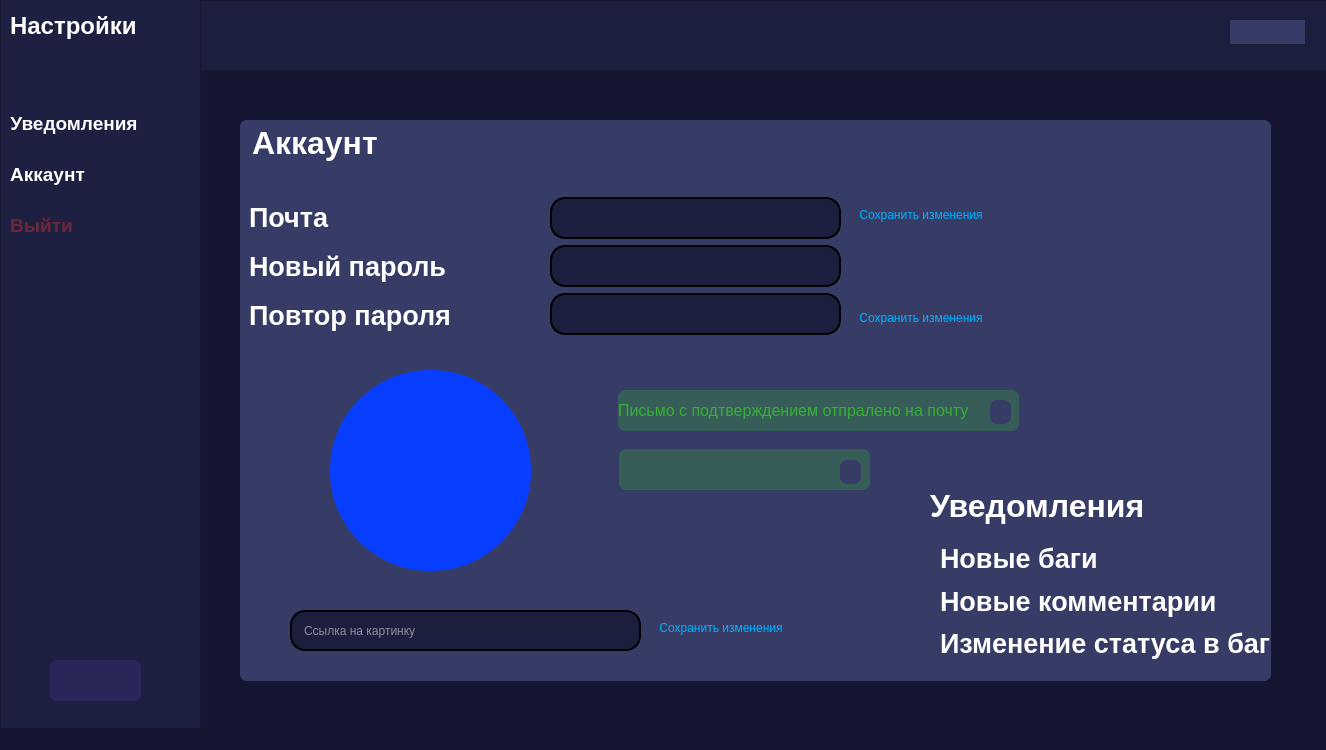
<?xml version="1.0" encoding="UTF-8"?>
<ui version="4.0">
 <class>MainWindow</class>
 <widget class="QMainWindow" name="MainWindow">
  <property name="geometry">
   <rect>
    <x>0</x>
    <y>0</y>
    <width>1326</width>
    <height>750</height>
   </rect>
  </property>
  <property name="minimumSize">
   <size>
    <width>1326</width>
    <height>750</height>
   </size>
  </property>
  <property name="maximumSize">
   <size>
    <width>1326</width>
    <height>750</height>
   </size>
  </property>
  <property name="font">
   <font>
    <pointsize>18</pointsize>
   </font>
  </property>
  <property name="windowTitle">
   <string>MainWindow</string>
  </property>
  <property name="styleSheet">
   <string notr="true">background-color: rgb(23, 22, 50);</string>
  </property>
  <widget class="QWidget" name="centralwidget">
   <widget class="QFrame" name="frame_2">
    <property name="geometry">
     <rect>
      <x>-60</x>
      <y>0</y>
      <width>1491</width>
      <height>71</height>
     </rect>
    </property>
    <property name="styleSheet">
     <string notr="true">background-color: rgb(27, 30, 61);</string>
    </property>
    <property name="frameShape">
     <enum>QFrame::StyledPanel</enum>
    </property>
    <property name="frameShadow">
     <enum>QFrame::Raised</enum>
    </property>
    <widget class="QPushButton" name="pushButton_4">
     <property name="geometry">
      <rect>
       <x>1290</x>
       <y>20</y>
       <width>75</width>
       <height>24</height>
      </rect>
     </property>
     <property name="styleSheet">
      <string notr="true">background: #373C66;
border-radius: 15px;</string>
     </property>
     <property name="text">
      <string/>
     </property>
    </widget>
   </widget>
   <widget class="QFrame" name="frame">
    <property name="geometry">
     <rect>
      <x>0</x>
      <y>-10</y>
      <width>201</width>
      <height>1061</height>
     </rect>
    </property>
    <property name="styleSheet">
     <string notr="true">background-color: rgb(30, 32, 66);</string>
    </property>
    <property name="frameShape">
     <enum>QFrame::StyledPanel</enum>
    </property>
    <property name="frameShadow">
     <enum>QFrame::Raised</enum>
    </property>
    <widget class="QLabel" name="Settings_lable">
     <property name="geometry">
      <rect>
       <x>10</x>
       <y>20</y>
       <width>151</width>
       <height>32</height>
      </rect>
     </property>
     <property name="font">
      <font>
       <pointsize>18</pointsize>
       <bold>true</bold>
      </font>
     </property>
     <property name="styleSheet">
      <string notr="true">color: white; 
font-weight: bold;
font-size: 18pt;
background-color: none;
border: none;</string>
     </property>
     <property name="text">
      <string>Настройки</string>
     </property>
     <property name="textFormat">
      <enum>Qt::AutoText</enum>
     </property>
    </widget>
    <widget class="QWidget" name="layoutWidget">
     <property name="geometry">
      <rect>
       <x>10</x>
       <y>100</y>
       <width>162</width>
       <height>169</height>
      </rect>
     </property>
     <layout class="QVBoxLayout" name="All_settings_buttons">
      <item alignment="Qt::AlignLeft">
       <widget class="QPushButton" name="Notification_button">
        <property name="styleSheet">
         <string notr="true">color: white; 
font-weight: bold;
font-size: 14pt;
background-color: none;
border: none;</string>
        </property>
        <property name="text">
         <string>Уведомления</string>
        </property>
       </widget>
      </item>
      <item alignment="Qt::AlignLeft">
       <widget class="QPushButton" name="Account_button">
        <property name="font">
         <font>
          <pointsize>14</pointsize>
          <bold>true</bold>
         </font>
        </property>
        <property name="styleSheet">
         <string notr="true">color: white; 
font-weight: bold;
font-size: 14pt;
background-color: none;
border: none;</string>
        </property>
        <property name="text">
         <string>Аккаунт</string>
        </property>
       </widget>
      </item>
      <item alignment="Qt::AlignLeft">
       <widget class="QPushButton" name="Exit_button">
        <property name="styleSheet">
         <string notr="true">color: rgba(238, 46, 46, 100);
font-weight: bold;
font-size: 14pt;
background-color: none;
border: none;</string>
        </property>
        <property name="text">
         <string>Выйти</string>
        </property>
       </widget>
      </item>
     </layout>
    </widget>
    <widget class="QFrame" name="Navigation_buttons">
     <property name="geometry">
      <rect>
       <x>50</x>
       <y>670</y>
       <width>91</width>
       <height>41</height>
      </rect>
     </property>
     <property name="styleSheet">
      <string notr="true">background-color: rgba(115, 93, 251, 30);
border-radius: 7px;</string>
     </property>
     <layout class="QHBoxLayout" name="horizontalLayout">
      <item>
       <widget class="QPushButton" name="Mainpage_button">
        <property name="enabled">
         <bool>true</bool>
        </property>
        <property name="styleSheet">
         <string notr="true">background-color: none;
border: none;</string>
        </property>
        <property name="text">
         <string/>
        </property>
        <property name="icon">
         <iconset resource="../rec.qrc">
          <normaloff>:/icons/images/adidas_button.png</normaloff>:/icons/images/adidas_button.png</iconset>
        </property>
       </widget>
      </item>
      <item>
       <widget class="QPushButton" name="Setting_button">
        <property name="styleSheet">
         <string notr="true">background-color: none;
border: none;</string>
        </property>
        <property name="text">
         <string/>
        </property>
        <property name="icon">
         <iconset resource="../rec.qrc">
          <normaloff>:/icons/images/gear.png</normaloff>:/icons/images/gear.png</iconset>
        </property>
       </widget>
      </item>
     </layout>
    </widget>
   </widget>
   <widget class="QFrame" name="Frame_account">
    <property name="geometry">
     <rect>
      <x>240</x>
      <y>120</y>
      <width>1031</width>
      <height>561</height>
     </rect>
    </property>
    <property name="styleSheet">
     <string notr="true">background-color: rgb(55, 60, 102);
border-radius: 7px;</string>
    </property>
    <property name="frameShape">
     <enum>QFrame::StyledPanel</enum>
    </property>
    <property name="frameShadow">
     <enum>QFrame::Raised</enum>
    </property>
    <widget class="QLabel" name="Label_account">
     <property name="geometry">
      <rect>
       <x>12</x>
       <y>1</y>
       <width>127</width>
       <height>43</height>
      </rect>
     </property>
     <property name="styleSheet">
      <string notr="true">color: white; 
font-weight: bold;
font-size: 24pt;
background-color: none;
border: none;</string>
     </property>
     <property name="text">
      <string>Аккаунт</string>
     </property>
    </widget>
    <widget class="QWidget" name="layoutWidget">
     <property name="geometry">
      <rect>
       <x>9</x>
       <y>76</y>
       <width>204</width>
       <height>141</height>
      </rect>
     </property>
     <layout class="QVBoxLayout" name="verticalLayout">
      <item>
       <widget class="QLabel" name="Mail_label">
        <property name="styleSheet">
         <string notr="true">color: white; 
font-size: 20pt;
background-color: none;
border: none;
font-weight: bold;</string>
        </property>
        <property name="text">
         <string>Почта</string>
        </property>
       </widget>
      </item>
      <item>
       <widget class="QLabel" name="Newpassord_label">
        <property name="styleSheet">
         <string notr="true">color: white; 
font-size: 20pt;
background-color: none;
border: none;
font-weight: bold;</string>
        </property>
        <property name="text">
         <string>Новый пароль</string>
        </property>
       </widget>
      </item>
      <item>
       <widget class="QLabel" name="Password2_label">
        <property name="styleSheet">
         <string notr="true">color: white; 
font-size: 20pt;
background-color: none;
border: none;
font-weight: bold;</string>
        </property>
        <property name="text">
         <string>Повтор пароля</string>
        </property>
       </widget>
      </item>
     </layout>
    </widget>
    <widget class="QPushButton" name="Save_mail">
     <property name="geometry">
      <rect>
       <x>620</x>
       <y>87</y>
       <width>122</width>
       <height>16</height>
      </rect>
     </property>
     <property name="styleSheet">
      <string notr="true">color: rgb(0, 178, 255);</string>
     </property>
     <property name="text">
      <string>Сохранить изменения</string>
     </property>
    </widget>
    <widget class="QPushButton" name="Save_password">
     <property name="geometry">
      <rect>
       <x>620</x>
       <y>190</y>
       <width>122</width>
       <height>16</height>
      </rect>
     </property>
     <property name="styleSheet">
      <string notr="true">color: rgb(0, 178, 255);</string>
     </property>
     <property name="text">
      <string>Сохранить изменения</string>
     </property>
    </widget>
    <widget class="QLabel" name="Password_c">
     <property name="geometry">
      <rect>
       <x>379</x>
       <y>329</y>
       <width>251</width>
       <height>41</height>
      </rect>
     </property>
     <property name="styleSheet">
      <string notr="true">color: rgb(52, 177, 50);
background-color: rgba(52, 177, 50, 70);
font-size: 12pt;</string>
     </property>
     <property name="text">
      <string/>
     </property>
    </widget>
    <widget class="QPushButton" name="Save_link">
     <property name="geometry">
      <rect>
       <x>420</x>
       <y>500</y>
       <width>122</width>
       <height>16</height>
      </rect>
     </property>
     <property name="styleSheet">
      <string notr="true">color: rgb(0, 178, 255);</string>
     </property>
     <property name="text">
      <string>Сохранить изменения</string>
     </property>
    </widget>
    <widget class="QLineEdit" name="Image_link">
     <property name="geometry">
      <rect>
       <x>50</x>
       <y>490</y>
       <width>351</width>
       <height>41</height>
      </rect>
     </property>
     <property name="styleSheet">
      <string notr="true">QLineEdit{
background-color: rgb(27, 30, 61);
border: 2px solid #000000;
color: white;
border-radius: 15px;
padding: 5px 10px;
outline: none;
}

QLineEdit::focus{ 
	border-color: #947E45; 
}</string>
     </property>
     <property name="placeholderText">
      <string>Ссылка на картинку</string>
     </property>
    </widget>
    <widget class="QLineEdit" name="Input_password">
     <property name="enabled">
      <bool>true</bool>
     </property>
     <property name="geometry">
      <rect>
       <x>310</x>
       <y>125</y>
       <width>291</width>
       <height>42</height>
      </rect>
     </property>
     <property name="font">
      <font>
       <pointsize>14</pointsize>
      </font>
     </property>
     <property name="styleSheet">
      <string notr="true">QLineEdit{
background-color: rgb(27, 30, 61);
border: 2px solid #000000;
color: white;
border-radius: 15px;
padding: 5px 10px;
outline: none;
}

QLineEdit::focus{ 
	border-color: #947E45; 
}</string>
     </property>
     <property name="frame">
      <bool>true</bool>
     </property>
     <property name="cursorPosition">
      <number>0</number>
     </property>
     <property name="placeholderText">
      <string/>
     </property>
    </widget>
    <widget class="QLineEdit" name="Input_password2">
     <property name="enabled">
      <bool>true</bool>
     </property>
     <property name="geometry">
      <rect>
       <x>310</x>
       <y>173</y>
       <width>291</width>
       <height>42</height>
      </rect>
     </property>
     <property name="font">
      <font>
       <pointsize>14</pointsize>
      </font>
     </property>
     <property name="styleSheet">
      <string notr="true">QLineEdit{
background-color: rgb(27, 30, 61);
border: 2px solid #000000;
color: white;
border-radius: 15px;
padding: 5px 10px;
outline: none;
}

QLineEdit::focus{ 
	border-color: #947E45; 
}</string>
     </property>
     <property name="frame">
      <bool>true</bool>
     </property>
     <property name="cursorPosition">
      <number>0</number>
     </property>
     <property name="placeholderText">
      <string/>
     </property>
    </widget>
    <widget class="QLineEdit" name="Input_mail">
     <property name="enabled">
      <bool>true</bool>
     </property>
     <property name="geometry">
      <rect>
       <x>310</x>
       <y>77</y>
       <width>291</width>
       <height>42</height>
      </rect>
     </property>
     <property name="font">
      <font>
       <pointsize>14</pointsize>
      </font>
     </property>
     <property name="styleSheet">
      <string notr="true">QLineEdit{
background-color: rgb(27, 30, 61);
border: 2px solid #000000;
color: white;
border-radius: 15px;
padding: 5px 10px;
outline: none;
}

QLineEdit::focus{ 
	border-color: #947E45; 
}</string>
     </property>
     <property name="frame">
      <bool>true</bool>
     </property>
     <property name="cursorPosition">
      <number>0</number>
     </property>
     <property name="placeholderText">
      <string/>
     </property>
    </widget>
    <widget class="QLabel" name="Avatarka">
     <property name="geometry">
      <rect>
       <x>90</x>
       <y>250</y>
       <width>201</width>
       <height>201</height>
      </rect>
     </property>
     <property name="styleSheet">
      <string notr="true">background-color: rgb(8, 62, 255);
border-radius: 100px;</string>
     </property>
     <property name="text">
      <string/>
     </property>
    </widget>
    <widget class="QLabel" name="Mail_s">
     <property name="geometry">
      <rect>
       <x>378</x>
       <y>270</y>
       <width>401</width>
       <height>41</height>
      </rect>
     </property>
     <property name="styleSheet">
      <string notr="true">color: rgb(52, 177, 50);
background-color: rgba(52, 177, 50, 70);
font-size: 12pt;</string>
     </property>
     <property name="text">
      <string>Письмо с подтверждением отпралено на почту</string>
     </property>
    </widget>
    <widget class="QPushButton" name="Mail_notebutton">
     <property name="geometry">
      <rect>
       <x>750</x>
       <y>280</y>
       <width>21</width>
       <height>24</height>
      </rect>
     </property>
     <property name="text">
      <string/>
     </property>
    </widget>
    <widget class="QPushButton" name="Pass_notebutton">
     <property name="geometry">
      <rect>
       <x>600</x>
       <y>340</y>
       <width>21</width>
       <height>24</height>
      </rect>
     </property>
     <property name="text">
      <string/>
     </property>
    </widget>
   </widget>
   <widget class="QFrame" name="frame_4">
    <property name="geometry">
     <rect>
      <x>920</x>
      <y>480</y>
      <width>351</width>
      <height>201</height>
     </rect>
    </property>
    <property name="styleSheet">
     <string notr="true">background-color: rgb(55, 60, 102);
border-radius: 7px;</string>
    </property>
    <property name="frameShape">
     <enum>QFrame::StyledPanel</enum>
    </property>
    <property name="frameShadow">
     <enum>QFrame::Raised</enum>
    </property>
    <widget class="QLabel" name="label_14">
     <property name="geometry">
      <rect>
       <x>10</x>
       <y>0</y>
       <width>241</width>
       <height>51</height>
      </rect>
     </property>
     <property name="styleSheet">
      <string notr="true">color: white; 
font-weight: bold;
font-size: 24pt;
background-color: none;
border: none;</string>
     </property>
     <property name="text">
      <string>Уведомления</string>
     </property>
    </widget>
    <widget class="QWidget" name="layoutWidget_7">
     <property name="geometry">
      <rect>
       <x>620</x>
       <y>60</y>
       <width>128</width>
       <height>17</height>
      </rect>
     </property>
     <layout class="QHBoxLayout" name="horizontalLayout_6">
      <item>
       <widget class="QLabel" name="label_15">
        <property name="styleSheet">
         <string notr="true">color: white; 
font-size: 8pt;
background-color: none;
border: none;
</string>
        </property>
        <property name="text">
         <string>На почту</string>
        </property>
       </widget>
      </item>
      <item>
       <widget class="QLabel" name="label_16">
        <property name="styleSheet">
         <string notr="true">color: white; 
font-size: 8pt;
background-color: none;
border: none;
</string>
        </property>
        <property name="text">
         <string>В приложении</string>
        </property>
       </widget>
      </item>
     </layout>
    </widget>
    <widget class="QWidget" name="layoutWidget_8">
     <property name="geometry">
      <rect>
       <x>20</x>
       <y>60</y>
       <width>340</width>
       <height>122</height>
      </rect>
     </property>
     <layout class="QVBoxLayout" name="verticalLayout_3">
      <item>
       <widget class="QLabel" name="label_17">
        <property name="styleSheet">
         <string notr="true">color: white; 
font-size: 20pt;
background-color: none;
border: none;
font-weight: bold;</string>
        </property>
        <property name="text">
         <string>Новые баги</string>
        </property>
       </widget>
      </item>
      <item>
       <widget class="QLabel" name="label_18">
        <property name="styleSheet">
         <string notr="true">color: white; 
font-size: 20pt;
background-color: none;
border: none;
font-weight: bold;</string>
        </property>
        <property name="text">
         <string>Новые комментарии</string>
        </property>
       </widget>
      </item>
      <item>
       <widget class="QLabel" name="label_19">
        <property name="styleSheet">
         <string notr="true">color: white; 
font-size: 20pt;
background-color: none;
border: none;
font-weight: bold;</string>
        </property>
        <property name="text">
         <string>Изменение статуса в баге</string>
        </property>
       </widget>
      </item>
     </layout>
    </widget>
    <widget class="QWidget" name="layoutWidget_9">
     <property name="geometry">
      <rect>
       <x>631</x>
       <y>81</y>
       <width>99</width>
       <height>29</height>
      </rect>
     </property>
     <layout class="QHBoxLayout" name="horizontalLayout_7">
      <item>
       <widget class="QCheckBox" name="checkBox_7">
        <property name="text">
         <string/>
        </property>
       </widget>
      </item>
      <item>
       <widget class="QCheckBox" name="checkBox_8">
        <property name="text">
         <string/>
        </property>
       </widget>
      </item>
     </layout>
    </widget>
    <widget class="QWidget" name="layoutWidget_10">
     <property name="geometry">
      <rect>
       <x>631</x>
       <y>116</y>
       <width>99</width>
       <height>29</height>
      </rect>
     </property>
     <layout class="QHBoxLayout" name="horizontalLayout_8">
      <item>
       <widget class="QCheckBox" name="checkBox_9">
        <property name="text">
         <string/>
        </property>
       </widget>
      </item>
      <item>
       <widget class="QCheckBox" name="checkBox_10">
        <property name="text">
         <string/>
        </property>
       </widget>
      </item>
     </layout>
    </widget>
    <widget class="QWidget" name="layoutWidget_11">
     <property name="geometry">
      <rect>
       <x>631</x>
       <y>151</y>
       <width>99</width>
       <height>29</height>
      </rect>
     </property>
     <layout class="QHBoxLayout" name="horizontalLayout_9">
      <item>
       <widget class="QCheckBox" name="checkBox_11">
        <property name="text">
         <string/>
        </property>
       </widget>
      </item>
      <item>
       <widget class="QCheckBox" name="checkBox_12">
        <property name="text">
         <string/>
        </property>
       </widget>
      </item>
     </layout>
    </widget>
   </widget>
  </widget>
  <widget class="QMenuBar" name="menubar">
   <property name="geometry">
    <rect>
     <x>0</x>
     <y>0</y>
     <width>1326</width>
     <height>22</height>
    </rect>
   </property>
  </widget>
  <widget class="QStatusBar" name="statusbar"/>
 </widget>
 <resources>
  <include location="../rec.qrc"/>
 </resources>
 <connections>
  <connection>
   <sender>Notification_button</sender>
   <signal>clicked()</signal>
   <receiver>Frame_account</receiver>
   <slot>hide()</slot>
   <hints>
    <hint type="sourcelabel">
     <x>82</x>
     <y>144</y>
    </hint>
    <hint type="destinationlabel">
     <x>245</x>
     <y>169</y>
    </hint>
   </hints>
  </connection>
  <connection>
   <sender>Notification_button</sender>
   <signal>clicked()</signal>
   <receiver>frame_4</receiver>
   <slot>show()</slot>
   <hints>
    <hint type="sourcelabel">
     <x>126</x>
     <y>139</y>
    </hint>
    <hint type="destinationlabel">
     <x>1183</x>
     <y>637</y>
    </hint>
   </hints>
  </connection>
  <connection>
   <sender>Account_button</sender>
   <signal>clicked()</signal>
   <receiver>Frame_account</receiver>
   <slot>show()</slot>
   <hints>
    <hint type="sourcelabel">
     <x>70</x>
     <y>194</y>
    </hint>
    <hint type="destinationlabel">
     <x>250</x>
     <y>378</y>
    </hint>
   </hints>
  </connection>
  <connection>
   <sender>Account_button</sender>
   <signal>clicked()</signal>
   <receiver>frame_4</receiver>
   <slot>hide()</slot>
   <hints>
    <hint type="sourcelabel">
     <x>26</x>
     <y>195</y>
    </hint>
    <hint type="destinationlabel">
     <x>1270</x>
     <y>702</y>
    </hint>
   </hints>
  </connection>
  <connection>
   <sender>Save_password</sender>
   <signal>clicked()</signal>
   <receiver>Password_c</receiver>
   <slot>show()</slot>
   <hints>
    <hint type="sourcelabel">
     <x>906</x>
     <y>340</y>
    </hint>
    <hint type="destinationlabel">
     <x>805</x>
     <y>484</y>
    </hint>
   </hints>
  </connection>
  <connection>
   <sender>Mail_notebutton</sender>
   <signal>clicked()</signal>
   <receiver>Mail_s</receiver>
   <slot>hide()</slot>
   <hints>
    <hint type="sourcelabel">
     <x>990</x>
     <y>428</y>
    </hint>
    <hint type="destinationlabel">
     <x>936</x>
     <y>424</y>
    </hint>
   </hints>
  </connection>
  <connection>
   <sender>Mail_notebutton</sender>
   <signal>clicked()</signal>
   <receiver>Mail_notebutton</receiver>
   <slot>hide()</slot>
   <hints>
    <hint type="sourcelabel">
     <x>991</x>
     <y>436</y>
    </hint>
    <hint type="destinationlabel">
     <x>990</x>
     <y>439</y>
    </hint>
   </hints>
  </connection>
  <connection>
   <sender>Save_mail</sender>
   <signal>clicked()</signal>
   <receiver>Mail_notebutton</receiver>
   <slot>show()</slot>
   <hints>
    <hint type="sourcelabel">
     <x>979</x>
     <y>237</y>
    </hint>
    <hint type="destinationlabel">
     <x>998</x>
     <y>445</y>
    </hint>
   </hints>
  </connection>
  <connection>
   <sender>Save_password</sender>
   <signal>clicked()</signal>
   <receiver>Pass_notebutton</receiver>
   <slot>show()</slot>
   <hints>
    <hint type="sourcelabel">
     <x>952</x>
     <y>343</y>
    </hint>
    <hint type="destinationlabel">
     <x>856</x>
     <y>497</y>
    </hint>
   </hints>
  </connection>
  <connection>
   <sender>Pass_notebutton</sender>
   <signal>clicked()</signal>
   <receiver>Pass_notebutton</receiver>
   <slot>hide()</slot>
   <hints>
    <hint type="sourcelabel">
     <x>844</x>
     <y>497</y>
    </hint>
    <hint type="destinationlabel">
     <x>852</x>
     <y>482</y>
    </hint>
   </hints>
  </connection>
  <connection>
   <sender>Pass_notebutton</sender>
   <signal>clicked()</signal>
   <receiver>Password_c</receiver>
   <slot>hide()</slot>
   <hints>
    <hint type="sourcelabel">
     <x>855</x>
     <y>493</y>
    </hint>
    <hint type="destinationlabel">
     <x>747</x>
     <y>500</y>
    </hint>
   </hints>
  </connection>
  <connection>
   <sender>Mail_notebutton</sender>
   <signal>clicked()</signal>
   <receiver>Input_mail</receiver>
   <slot>clear()</slot>
   <hints>
    <hint type="sourcelabel">
     <x>1009</x>
     <y>423</y>
    </hint>
    <hint type="destinationlabel">
     <x>813</x>
     <y>253</y>
    </hint>
   </hints>
  </connection>
  <connection>
   <sender>Pass_notebutton</sender>
   <signal>clicked()</signal>
   <receiver>Input_password</receiver>
   <slot>clear()</slot>
   <hints>
    <hint type="sourcelabel">
     <x>860</x>
     <y>498</y>
    </hint>
    <hint type="destinationlabel">
     <x>785</x>
     <y>301</y>
    </hint>
   </hints>
  </connection>
  <connection>
   <sender>Pass_notebutton</sender>
   <signal>clicked()</signal>
   <receiver>Input_password2</receiver>
   <slot>clear()</slot>
   <hints>
    <hint type="sourcelabel">
     <x>845</x>
     <y>485</y>
    </hint>
    <hint type="destinationlabel">
     <x>730</x>
     <y>348</y>
    </hint>
   </hints>
  </connection>
 </connections>
</ui>
